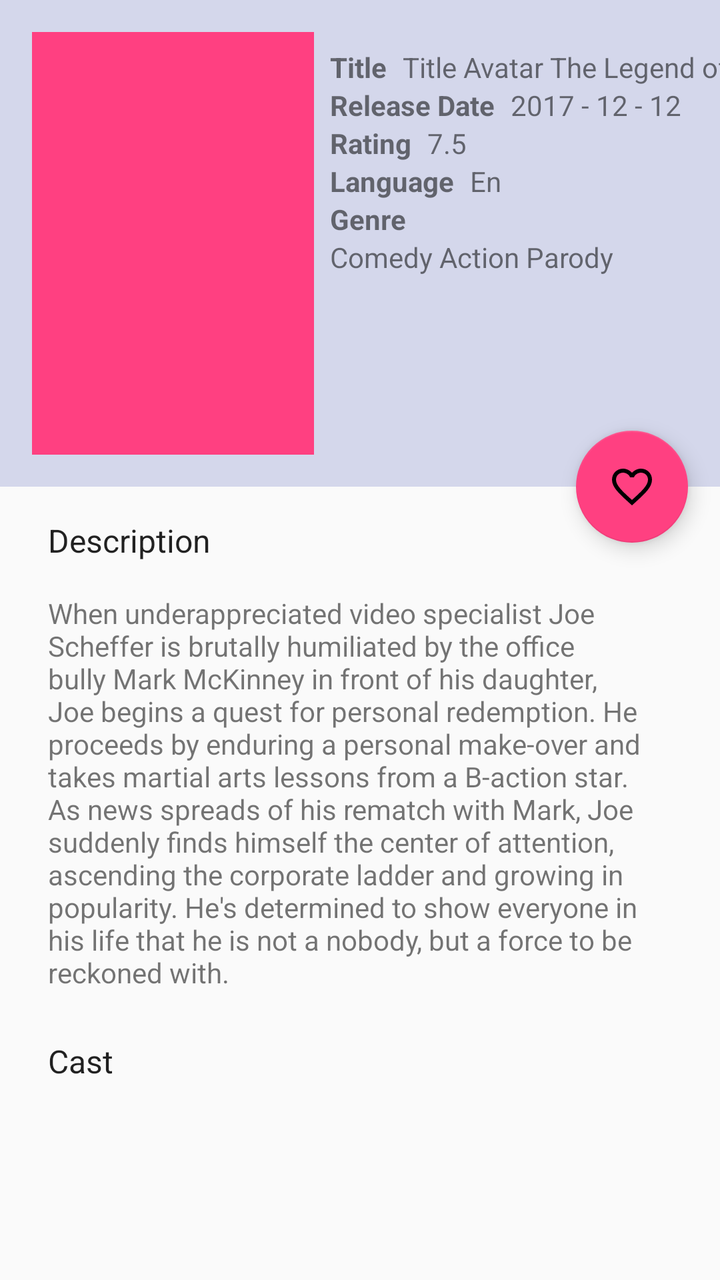
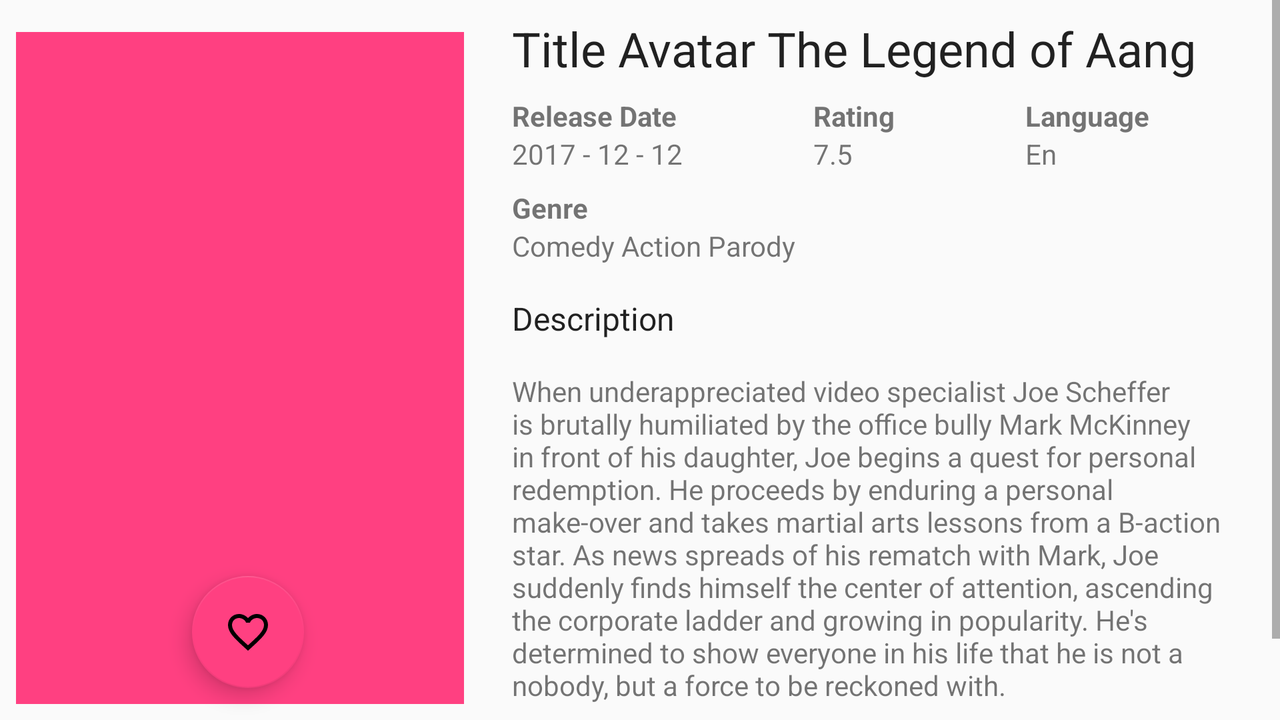

One screen, two layout resources from the same app: the default and the repository's alternative for another configuration. Each is rendered where Android would select it; the XML of both is given below.
<!-- AndroidManifest.xml: application theme AppTheme -->
<!-- res/layout/fragment_info.xml -->
<?xml version="1.0" encoding="utf-8"?>
<android.support.constraint.ConstraintLayout xmlns:android="http://schemas.android.com/apk/res/android"
    xmlns:app="http://schemas.android.com/apk/res-auto"
    xmlns:tools="http://schemas.android.com/tools"
    android:layout_width="match_parent"
    android:layout_height="match_parent"
    app:layout_behavior="@string/appbar_scrolling_view_behavior"
    tools:mContext="com.elkusnandi.popularmovie.features.detail.DetailActivity">

    <ImageView
        android:id="@+id/iv_backdrop"
        android:layout_width="0dp"
        android:layout_height="0dp"
        android:alpha="0.2"
        android:contentDescription="@string/image_description_backdrop"
        app:layout_constraintBottom_toTopOf="@+id/guideline_half_screen"
        app:layout_constraintEnd_toEndOf="parent"
        app:layout_constraintStart_toStartOf="parent"
        app:layout_constraintTop_toTopOf="parent"
        tools:background="@color/colorPrimary" />

    <ImageView
        android:id="@+id/iv_poster"
        android:layout_width="0dp"
        android:layout_height="0dp"
        android:layout_marginBottom="16dp"
        android:layout_marginLeft="16dp"
        android:layout_marginStart="16dp"
        android:layout_marginTop="16dp"
        android:adjustViewBounds="true"
        android:contentDescription="@string/image_description_poster"
        app:layout_constraintBottom_toTopOf="@+id/guideline_half_screen"
        app:layout_constraintDimensionRatio="h,3:2"
        app:layout_constraintStart_toStartOf="parent"
        app:layout_constraintTop_toTopOf="parent"
        tools:background="@color/colorAccent" />

    <android.support.design.widget.FloatingActionButton
        android:id="@+id/fab_favourite"
        android:layout_width="wrap_content"
        android:layout_height="wrap_content"
        android:layout_marginEnd="16dp"
        android:layout_marginRight="16dp"
        android:src="@drawable/ic_unfavorite"
        app:layout_constraintBottom_toTopOf="@+id/guideline_half_screen"
        app:layout_constraintEnd_toEndOf="parent"
        app:layout_constraintTop_toTopOf="@+id/guideline_half_screen" />

    <android.support.constraint.Guideline
        android:id="@+id/guideline_half_screen"
        android:layout_width="wrap_content"
        android:layout_height="wrap_content"
        android:orientation="horizontal"
        app:layout_constraintGuide_percent="0.38" />

    <TextView
        android:id="@+id/tv_title_label"
        style="@style/TextAppearance.AppCompat.Small"
        android:layout_width="wrap_content"
        android:layout_height="wrap_content"
        android:layout_marginLeft="8dp"
        android:layout_marginStart="8dp"
        android:layout_marginTop="8dp"
        android:text="@string/text_view_title_title"
        android:textStyle="bold"
        app:layout_constraintStart_toEndOf="@+id/iv_poster"
        app:layout_constraintTop_toTopOf="@+id/iv_poster"
        tools:text="@string/text_view_title_title" />

    <TextView
        android:id="@+id/tv_title"
        style="@style/TextAppearance.AppCompat.Small"
        android:layout_width="wrap_content"
        android:layout_height="wrap_content"
        android:layout_marginLeft="8dp"
        android:layout_marginStart="8dp"
        android:layout_marginTop="8dp"
        app:layout_constraintStart_toEndOf="@+id/tv_title_label"
        app:layout_constraintTop_toTopOf="@+id/iv_poster"
        tools:text="Title Avatar The Legend of Aang" />

    <TextView
        android:id="@+id/tv_releasedate_label"
        style="@style/TextAppearance.AppCompat.Small"
        android:layout_width="wrap_content"
        android:layout_height="wrap_content"
        android:layout_marginLeft="8dp"
        android:layout_marginStart="8dp"
        android:text="@string/text_view_release_date_title"
        android:textStyle="bold"
        app:layout_constraintStart_toEndOf="@+id/iv_poster"
        app:layout_constraintTop_toBottomOf="@+id/tv_title"
        tools:text="@string/text_view_release_date_title" />

    <TextView
        android:id="@+id/tv_releasedate"
        style="@style/TextAppearance.AppCompat.Small"
        android:layout_width="wrap_content"
        android:layout_height="wrap_content"
        android:layout_marginLeft="8dp"
        android:layout_marginStart="8dp"
        app:layout_constraintStart_toEndOf="@+id/tv_releasedate_label"
        app:layout_constraintTop_toBottomOf="@+id/tv_title"
        tools:text="2017 - 12 - 12" />

    <TextView
        android:id="@+id/tv_rating_label"
        style="@style/TextAppearance.AppCompat.Small"
        android:layout_width="wrap_content"
        android:layout_height="wrap_content"
        android:layout_marginLeft="8dp"
        android:layout_marginStart="8dp"
        android:text="@string/text_view_rating_title"
        android:textStyle="bold"
        app:layout_constraintStart_toEndOf="@+id/iv_poster"
        app:layout_constraintTop_toBottomOf="@+id/tv_releasedate"
        tools:text="Rating" />

    <TextView
        android:id="@+id/tv_rating"
        style="@style/TextAppearance.AppCompat.Small"
        android:layout_width="wrap_content"
        android:layout_height="wrap_content"
        android:layout_marginLeft="8dp"
        android:layout_marginStart="8dp"
        app:layout_constraintStart_toEndOf="@+id/tv_rating_label"
        app:layout_constraintTop_toBottomOf="@+id/tv_releasedate"
        tools:text="7.5" />

    <TextView
        android:id="@+id/tv_language_label"
        style="@style/TextAppearance.AppCompat.Small"
        android:layout_width="wrap_content"
        android:layout_height="wrap_content"
        android:layout_marginLeft="8dp"
        android:layout_marginStart="8dp"
        android:text="@string/text_view_language_title"
        android:textStyle="bold"
        app:layout_constraintStart_toEndOf="@+id/iv_poster"
        app:layout_constraintTop_toBottomOf="@+id/tv_rating"
        tools:text="Language" />

    <TextView
        android:id="@+id/tv_language"
        style="@style/TextAppearance.AppCompat.Small"
        android:layout_width="wrap_content"
        android:layout_height="wrap_content"
        android:layout_marginLeft="8dp"
        android:layout_marginStart="8dp"
        app:layout_constraintStart_toEndOf="@+id/tv_language_label"
        app:layout_constraintTop_toBottomOf="@+id/tv_rating"
        tools:text="En" />

    <TextView
        android:id="@+id/tv_genre_label"
        style="@style/TextAppearance.AppCompat.Small"
        android:layout_width="wrap_content"
        android:layout_height="wrap_content"
        android:layout_marginLeft="8dp"
        android:layout_marginStart="8dp"
        android:text="@string/text_view_genre_title"
        android:textStyle="bold"
        app:layout_constraintStart_toEndOf="@+id/iv_poster"
        app:layout_constraintTop_toBottomOf="@+id/tv_language"
        tools:text="Genre" />

    <TextView
        android:id="@+id/tv_genre"
        style="@style/TextAppearance.AppCompat.Small"
        android:layout_width="wrap_content"
        android:layout_height="wrap_content"
        android:layout_marginLeft="8dp"
        android:layout_marginStart="8dp"
        app:layout_constraintStart_toEndOf="@+id/iv_poster"
        app:layout_constraintTop_toBottomOf="@+id/tv_genre_label"
        tools:text="Comedy Action Parody" />

    <ScrollView
        android:id="@+id/scrollview"
        android:layout_width="0dp"
        android:layout_height="0dp"
        android:layout_marginEnd="8dp"
        android:layout_marginStart="8dp"
        app:layout_constraintBottom_toBottomOf="parent"
        app:layout_constraintEnd_toEndOf="parent"
        app:layout_constraintStart_toStartOf="parent"
        app:layout_constraintTop_toTopOf="@+id/guideline_half_screen">

        <LinearLayout
            android:layout_width="match_parent"
            android:layout_height="wrap_content"
            android:orientation="vertical">

            <TextView
                android:id="@+id/tv_plot_label"
                style="@style/TextAppearance.AppCompat.Subhead"
                android:layout_width="match_parent"
                android:layout_height="wrap_content"
                android:layout_marginEnd="8dp"
                android:layout_marginStart="8dp"
                android:layout_marginTop="8dp"
                android:padding="@dimen/padding_8dp"
                android:text="@string/text_view_description_title"
                tools:text="@string/text_view_description_title" />

            <TextView
                android:id="@+id/tv_plot"
                style="@style/TextAppearance.AppCompat.Small"
                android:layout_width="match_parent"
                android:layout_height="wrap_content"
                android:layout_marginEnd="8dp"
                android:layout_marginStart="8dp"
                android:padding="@dimen/padding_8dp"
                tools:text="When underappreciated video specialist Joe Scheffer is brutally humiliated by the office bully Mark McKinney in front of his daughter, Joe begins a quest for personal redemption. He proceeds by enduring a personal make-over and takes martial arts lessons from a B-action star. As news spreads of his rematch with Mark, Joe suddenly finds himself the center of attention, ascending the corporate ladder and growing in popularity. He's determined to show everyone in his life that he is not a nobody, but a force to be reckoned with." />

            <TextView
                android:id="@+id/tv_cast_label"
                style="@style/TextAppearance.AppCompat.Subhead"
                android:layout_width="match_parent"
                android:layout_height="wrap_content"
                android:layout_marginEnd="8dp"
                android:layout_marginStart="8dp"
                android:layout_marginTop="8dp"
                android:padding="@dimen/padding_8dp"
                android:text="@string/text_view_cast_title"
                tools:text="@string/text_view_cast_title" />

            <android.support.v7.widget.RecyclerView
                android:id="@+id/rv_casts"
                android:layout_width="match_parent"
                android:layout_height="wrap_content"
                android:layoutAnimation="@anim/layout_animation_slide_in" />

        </LinearLayout>
    </ScrollView>
</android.support.constraint.ConstraintLayout>
<!-- resources referenced by this layout -->
<resources>
  <color name="colorAccent">#FF4081</color>
  <color name="colorPrimary">#3F51B5</color>
  <dimen name="padding_8dp">8dp</dimen>
  <!-- drawable ic_unfavorite (drawable) -->
  <vector xmlns:android="http://schemas.android.com/apk/res/android"
      android:width="24dp"
      android:height="24dp"
      android:viewportHeight="24"
      android:viewportWidth="24">
      <path
          android:fillColor="#000"
          android:pathData="M12.1,18.55L12,18.65L11.89,18.55C7.14,14.24 4,11.39 4,8.5C4,6.5 5.5,5 7.5,5C9.04,5 10.54,6 11.07,7.36H12.93C13.46,6 14.96,5 16.5,5C18.5,5 20,6.5 20,8.5C20,11.39 16.86,14.24 12.1,18.55M16.5,3C14.76,3 13.09,3.81 12,5.08C10.91,3.81 9.24,3 7.5,3C4.42,3 2,5.41 2,8.5C2,12.27 5.4,15.36 10.55,20.03L12,21.35L13.45,20.03C18.6,15.36 22,12.27 22,8.5C22,5.41 19.58,3 16.5,3Z" />
  </vector>
  <string name="image_description_backdrop">Backdrop of the movie</string>
  <string name="image_description_poster">Movie Poster</string>
  <string name="text_view_cast_title">Cast</string>
  <string name="text_view_description_title">Description</string>
  <string name="text_view_genre_title">Genre</string>
  <string name="text_view_language_title">Language</string>
  <string name="text_view_rating_title">Rating</string>
  <string name="text_view_release_date_title">Release Date</string>
  <string name="text_view_title_title">Title</string>
  <style name="AppTheme" parent="Theme.AppCompat.Light.DarkActionBar">
          
          <item name="colorPrimary">@color/colorPrimary</item>
          <item name="colorPrimaryDark">@color/colorPrimaryDark</item>
          <item name="colorAccent">@color/colorAccent</item>
      </style>
  <color name="colorPrimaryDark">#303F9F</color>
</resources>
<!-- res/layout-land/fragment_info.xml (the repository's variant of the layout above) -->
<!-- drawn on the phone turned sideways -->
<?xml version="1.0" encoding="utf-8"?>
<android.support.constraint.ConstraintLayout xmlns:android="http://schemas.android.com/apk/res/android"
    xmlns:app="http://schemas.android.com/apk/res-auto"
    xmlns:tools="http://schemas.android.com/tools"
    android:layout_width="match_parent"
    android:layout_height="match_parent"
    app:layout_behavior="@string/appbar_scrolling_view_behavior"
    tools:mContext="com.elkusnandi.popularmovie.features.detail.DetailActivity">

    <ImageView
        android:id="@+id/iv_poster"
        android:layout_width="0dp"
        android:layout_height="0dp"
        android:layout_marginBottom="8dp"
        android:layout_marginLeft="8dp"
        android:layout_marginStart="8dp"
        android:layout_marginTop="16dp"
        android:adjustViewBounds="true"
        android:contentDescription="@string/image_description_poster"
        app:layout_constraintBottom_toBottomOf="parent"
        app:layout_constraintDimensionRatio="h,3:2"
        app:layout_constraintStart_toStartOf="parent"
        app:layout_constraintTop_toTopOf="parent"
        tools:background="@color/colorAccent" />

    <android.support.design.widget.FloatingActionButton
        android:id="@+id/fab_favourite"
        android:layout_width="wrap_content"
        android:layout_height="wrap_content"
        android:layout_marginBottom="8dp"
        android:layout_marginLeft="8dp"
        android:layout_marginStart="8dp"
        android:src="@drawable/ic_unfavorite"
        app:layout_constraintBottom_toBottomOf="@+id/iv_poster"
        app:layout_constraintEnd_toEndOf="@+id/iv_poster"
        app:layout_constraintStart_toStartOf="@+id/iv_poster" />

    <android.support.constraint.Guideline
        android:id="@+id/guideline_half_screen"
        android:layout_width="wrap_content"
        android:layout_height="wrap_content"
        android:orientation="horizontal"
        app:layout_constraintGuide_percent="0.38" />

    <ScrollView
        android:id="@+id/scrollview"
        android:layout_width="0dp"
        android:layout_height="0dp"
        android:layout_marginLeft="8dp"
        android:layout_marginStart="8dp"
        app:layout_constraintBottom_toBottomOf="parent"
        app:layout_constraintEnd_toEndOf="parent"
        app:layout_constraintStart_toEndOf="@+id/iv_poster"
        app:layout_constraintTop_toTopOf="parent">

        <LinearLayout
            android:layout_width="match_parent"
            android:layout_height="wrap_content"
            android:orientation="vertical">

            <TextView
                android:id="@+id/tv_title"
                style="@style/TextAppearance.AppCompat.Headline"
                android:layout_width="wrap_content"
                android:layout_height="wrap_content"
                android:layout_marginLeft="8dp"
                android:layout_marginStart="8dp"
                android:layout_marginTop="8dp"
                android:paddingLeft="@dimen/padding_8dp"
                android:paddingRight="@dimen/padding_8dp"
                tools:text="Title Avatar The Legend of Aang" />

            <TableLayout
                android:layout_width="match_parent"
                android:layout_height="wrap_content"
                android:padding="8dp"
                android:stretchColumns="0,1,2">

                <TableRow>

                    <TextView
                        android:id="@+id/tv_releasedate_label"
                        style="@style/TextAppearance.AppCompat.Small"
                        android:layout_width="wrap_content"
                        android:layout_height="wrap_content"
                        android:layout_marginLeft="8dp"
                        android:layout_marginStart="8dp"
                        android:text="@string/text_view_release_date_title"
                        android:textStyle="bold"
                        tools:text="@string/text_view_release_date_title" />

                    <TextView
                        android:id="@+id/tv_rating_label"
                        style="@style/TextAppearance.AppCompat.Small"
                        android:layout_width="wrap_content"
                        android:layout_height="wrap_content"
                        android:layout_marginLeft="8dp"
                        android:layout_marginStart="8dp"
                        android:text="@string/text_view_rating_title"
                        android:textStyle="bold"
                        tools:text="Rating" />

                    <TextView
                        android:id="@+id/tv_language_label"
                        style="@style/TextAppearance.AppCompat.Small"
                        android:layout_width="wrap_content"
                        android:layout_height="wrap_content"
                        android:layout_marginLeft="8dp"
                        android:layout_marginStart="8dp"
                        android:text="@string/text_view_language_title"
                        android:textStyle="bold"
                        tools:text="Language" />

                </TableRow>

                <TableRow>

                    <TextView
                        android:id="@+id/tv_releasedate"
                        style="@style/TextAppearance.AppCompat.Small"
                        android:layout_width="wrap_content"
                        android:layout_height="wrap_content"
                        android:layout_marginLeft="8dp"
                        android:layout_marginStart="8dp"
                        tools:text="2017 - 12 - 12" />


                    <TextView
                        android:id="@+id/tv_rating"
                        style="@style/TextAppearance.AppCompat.Small"
                        android:layout_width="wrap_content"
                        android:layout_height="wrap_content"
                        android:layout_marginLeft="8dp"
                        android:layout_marginStart="8dp"
                        tools:text="7.5" />

                    <TextView
                        android:id="@+id/tv_language"
                        style="@style/TextAppearance.AppCompat.Small"
                        android:layout_width="wrap_content"
                        android:layout_height="wrap_content"
                        android:layout_marginLeft="8dp"
                        android:layout_marginStart="8dp"
                        tools:text="En" />
                </TableRow>
            </TableLayout>


            <TextView
                android:id="@+id/tv_genre_label"
                style="@style/TextAppearance.AppCompat.Small"
                android:layout_width="wrap_content"
                android:layout_height="wrap_content"
                android:layout_marginLeft="8dp"
                android:layout_marginStart="8dp"
                android:paddingLeft="@dimen/padding_8dp"
                android:paddingRight="@dimen/padding_8dp"
                android:text="@string/text_view_genre_title"
                android:textStyle="bold"
                tools:text="Genre" />

            <TextView
                android:id="@+id/tv_genre"
                style="@style/TextAppearance.AppCompat.Small"
                android:layout_width="wrap_content"
                android:layout_height="wrap_content"
                android:layout_marginLeft="8dp"
                android:layout_marginStart="8dp"
                android:paddingLeft="@dimen/padding_8dp"
                android:paddingRight="@dimen/padding_8dp"
                tools:text="Comedy Action Parody" />

            <TextView
                android:id="@+id/tv_plot_label"
                style="@style/TextAppearance.AppCompat.Subhead"
                android:layout_width="match_parent"
                android:layout_height="wrap_content"
                android:layout_marginEnd="8dp"
                android:layout_marginStart="8dp"
                android:layout_marginTop="8dp"
                android:padding="@dimen/padding_8dp"
                android:text="@string/text_view_description_title"
                tools:text="@string/text_view_description_title" />

            <TextView
                android:id="@+id/tv_plot"
                style="@style/TextAppearance.AppCompat.Small"
                android:layout_width="match_parent"
                android:layout_height="wrap_content"
                android:layout_marginEnd="8dp"
                android:layout_marginStart="8dp"
                android:padding="@dimen/padding_8dp"
                tools:text="When underappreciated video specialist Joe Scheffer is brutally humiliated by the office bully Mark McKinney in front of his daughter, Joe begins a quest for personal redemption. He proceeds by enduring a personal make-over and takes martial arts lessons from a B-action star. As news spreads of his rematch with Mark, Joe suddenly finds himself the center of attention, ascending the corporate ladder and growing in popularity. He's determined to show everyone in his life that he is not a nobody, but a force to be reckoned with." />

            <TextView
                android:id="@+id/tv_cast_label"
                style="@style/TextAppearance.AppCompat.Subhead"
                android:layout_width="match_parent"
                android:layout_height="wrap_content"
                android:layout_marginEnd="8dp"
                android:layout_marginStart="8dp"
                android:layout_marginTop="8dp"
                android:padding="@dimen/padding_8dp"
                android:text="@string/text_view_cast_title"
                tools:text="@string/text_view_cast_title" />

            <android.support.v7.widget.RecyclerView
                android:id="@+id/rv_casts"
                android:layout_width="match_parent"
                android:layout_height="wrap_content"
                android:layoutAnimation="@anim/layout_animation_slide_in" />

        </LinearLayout>
    </ScrollView>
</android.support.constraint.ConstraintLayout>
<!-- resources referenced by the variant -->
<!-- as the phone turned sideways resolves them -->
<resources>
  <color name="colorAccent">#FF4081</color>
  <dimen name="padding_8dp">8dp</dimen>
  <!-- drawable ic_unfavorite (drawable) -->
  <vector xmlns:android="http://schemas.android.com/apk/res/android"
      android:width="24dp"
      android:height="24dp"
      android:viewportHeight="24"
      android:viewportWidth="24">
      <path
          android:fillColor="#000"
          android:pathData="M12.1,18.55L12,18.65L11.89,18.55C7.14,14.24 4,11.39 4,8.5C4,6.5 5.5,5 7.5,5C9.04,5 10.54,6 11.07,7.36H12.93C13.46,6 14.96,5 16.5,5C18.5,5 20,6.5 20,8.5C20,11.39 16.86,14.24 12.1,18.55M16.5,3C14.76,3 13.09,3.81 12,5.08C10.91,3.81 9.24,3 7.5,3C4.42,3 2,5.41 2,8.5C2,12.27 5.4,15.36 10.55,20.03L12,21.35L13.45,20.03C18.6,15.36 22,12.27 22,8.5C22,5.41 19.58,3 16.5,3Z" />
  </vector>
  <string name="image_description_poster">Movie Poster</string>
  <string name="text_view_cast_title">Cast</string>
  <string name="text_view_description_title">Description</string>
  <string name="text_view_genre_title">Genre</string>
  <string name="text_view_language_title">Language</string>
  <string name="text_view_rating_title">Rating</string>
  <string name="text_view_release_date_title">Release Date</string>
  <style name="AppTheme" parent="Theme.AppCompat.Light.DarkActionBar">
          
          <item name="colorPrimary">@color/colorPrimary</item>
          <item name="colorPrimaryDark">@color/colorPrimaryDark</item>
          <item name="colorAccent">@color/colorAccent</item>
      </style>
  <color name="colorPrimary">#3F51B5</color>
  <color name="colorPrimaryDark">#303F9F</color>
</resources>
